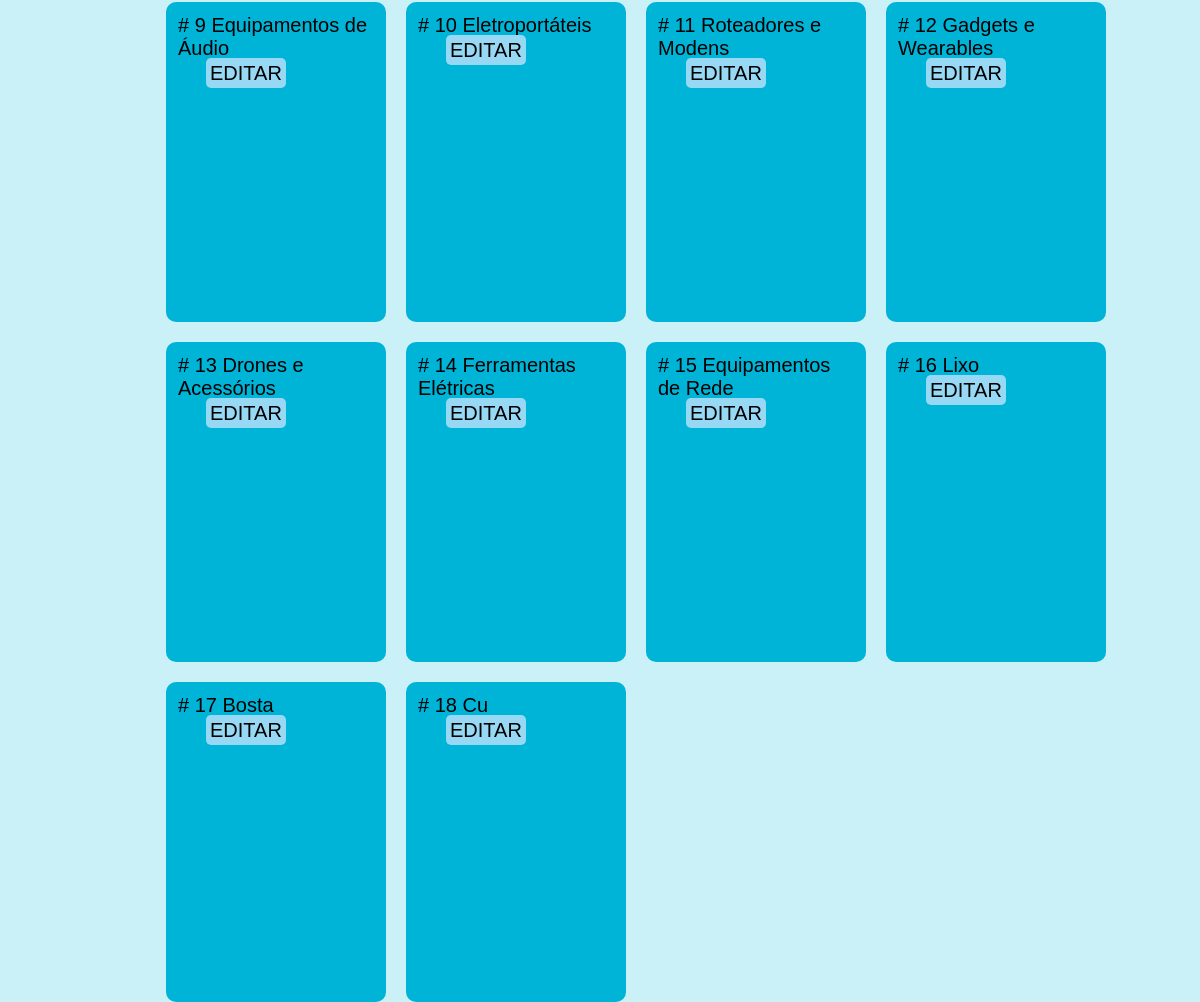
The app's page /categoria_False (lower part), older data.
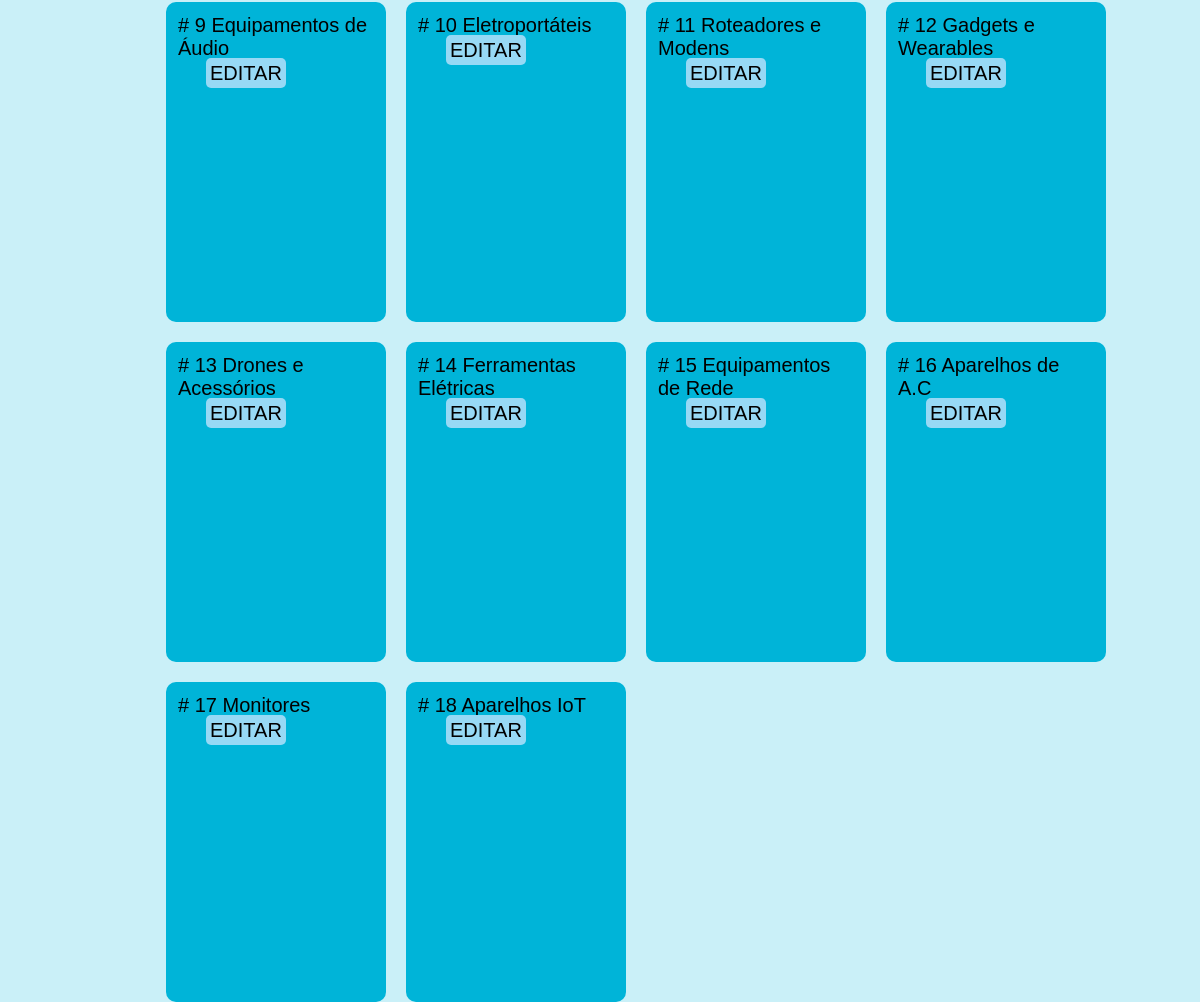
The same page, newer data.
### models.py (models this page shows, shortened)
class Categoria(Base):
    __tablename__ = 'categorias'
    ID_categoria = Column(Integer, primary_key=True)
    nome_cat = Column(String(40), nullable=False, index=True)
    def serialize_categoria(self):
        dados_categoria = {
            'ID_categoria': self.ID_categoria,
            'nome_cat': self.nome_cat,
        }
        return dados_categoria

### app.py (the view)
@app.route('/categoria_<modo_escuro>', methods=['GET', 'POST'])
def categorias_func(modo_escuro):
    lista_categoria = select(Categoria).select_from(Categoria)
    lista_categoria = db_session.execute(lista_categoria).scalars()
    resultado = []
    print(lista_categoria)
    for cat in lista_categoria:
        resultado.append(cat.serialize_categoria())
    dicion = dicionario_colunas_categoria()
    return render_template('lista_categoria.html',
                           var_categoria=resultado,
                           class_=Categoria,
                           pesquisa=False,
                           numero_resultados=len(resultado),
                           dicio=dicion,
                           modo_escuro=modo_escuro,
                           tabela=False)

### app.py (called while the page is built)
def dicionario_colunas_categoria():
    dicion = {
        "ID_categoria": "ID Categoria",
        "nome_cat": "Nome Categoria"
    }
    return dicion

### templates/lista_categoria.html (shortened to what this page needs)
{% extends 'templates-barra-de-pesquisa.html' %}
{% block conteudo %}
    <div class="container">
        {% for categoria in var_categoria %}
            <div class="card">
                <p># {{ categoria.ID_categoria }} {{ categoria.nome_cat }}</p>
                <a class="botao" href="{{url_for('editar_categoria', id_categoria=categoria.ID_categoria, modo_escuro=modo_escuro)}}">EDITAR</a>
            </div>
        {% endfor%}
    </div>
{% endblock %}

### templates/templates-barra-de-pesquisa.html (shortened to what this page needs)
<!doctype html>
<html lang="pt-BR">
<head>
    <link rel="stylesheet" href="/static/templates.css">
</head>
<body class="body{{modo_escuro}}">
<div class="container">
    <main class="main{{modo_escuro}}">
        {% block conteudo %}
        {% endblock %}
    </main>
</div>
</body>
</html>

### static/templates.css (style rules this page uses)
* { margin: 0; padding: 0; }
html { height: 100vh; font-family: "Franklin Gothic Heavy", sans-serif; font-size: 20px; }
li, a { color:black; text-decoration: none; }
.container { display: block; height: 100vh; vertical-align: top; }
.mainFalse .card { background-color: #00b4d8; height: 300px; width: 200px; border-radius: 10px; margin: 10px; font-size: 20px; padding: 10px; font-family: Bahnschrift, sans-serif; float: left; }
.card p { padding: 2px; }
.bodyFalse { background-color: #caf0f8; }
.mainFalse { display: inline-block; width: 87vw; height: 100vh; vertical-align: top; color: #000000; float: right; margin-top: 100px; background-color: #caf0f8; }
.mainFalse .botao { padding: 4px; background-color: #97d9f5; border-radius: 5px; margin: 30px; }

Row changes from the older to the newer data that the page shows:
changed Categoria id 16: nome_cat "Lixo" → "Aparelhos de A.C"
changed Categoria id 17: nome_cat "Bosta" → "Monitores"
changed Categoria id 18: nome_cat "Cu" → "Aparelhos IoT"
